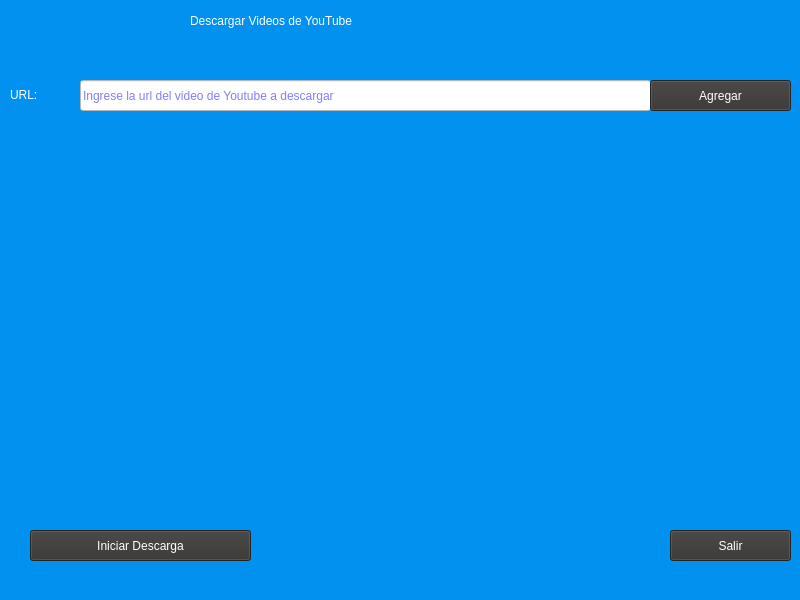
<?xml version="1.0" encoding="UTF-8"?>
<ui version="4.0">
 <class>MainWindow</class>
 <widget class="QMainWindow" name="MainWindow">
  <property name="geometry">
   <rect>
    <x>0</x>
    <y>0</y>
    <width>800</width>
    <height>600</height>
   </rect>
  </property>
  <property name="windowTitle">
   <string>MainWindow</string>
  </property>
  <property name="styleSheet">
   <string notr="true">background-color: rgb(2, 145, 239);</string>
  </property>
  <widget class="QWidget" name="centralwidget">
   <widget class="QLabel" name="label">
    <property name="geometry">
     <rect>
      <x>190</x>
      <y>0</y>
      <width>391</width>
      <height>41</height>
     </rect>
    </property>
    <property name="styleSheet">
     <string notr="true">font: 75 22pt &quot;MS Shell Dlg 2&quot;;
color: rgb(255, 255, 255);</string>
    </property>
    <property name="text">
     <string>Descargar Videos de YouTube</string>
    </property>
   </widget>
   <widget class="QLineEdit" name="url">
    <property name="geometry">
     <rect>
      <x>80</x>
      <y>80</y>
      <width>571</width>
      <height>31</height>
     </rect>
    </property>
    <property name="styleSheet">
     <string notr="true">font: 12pt &quot;MS Shell Dlg 2&quot;;
color: rgb(0, 0, 255);
background-color: rgb(255, 255, 255);</string>
    </property>
    <property name="dragEnabled">
     <bool>false</bool>
    </property>
    <property name="placeholderText">
     <string>Ingrese la url del video de Youtube a descargar</string>
    </property>
   </widget>
   <widget class="QLabel" name="label_2">
    <property name="geometry">
     <rect>
      <x>10</x>
      <y>79</y>
      <width>61</width>
      <height>31</height>
     </rect>
    </property>
    <property name="styleSheet">
     <string notr="true">color: rgb(255, 255, 255);
font: 75 20pt &quot;MS Shell Dlg 2&quot;;</string>
    </property>
    <property name="text">
     <string>URL:</string>
    </property>
   </widget>
   <widget class="QPushButton" name="botonSalir">
    <property name="geometry">
     <rect>
      <x>670</x>
      <y>530</y>
      <width>121</width>
      <height>31</height>
     </rect>
    </property>
    <property name="cursor">
     <cursorShape>PointingHandCursor</cursorShape>
    </property>
    <property name="styleSheet">
     <string notr="true">font: 12pt &quot;MS Shell Dlg 2&quot;;
color: rgb(255, 255, 255);
background-color: rgb(52, 51, 50);</string>
    </property>
    <property name="text">
     <string>Salir</string>
    </property>
   </widget>
   <widget class="QPushButton" name="botonIniciarDescarga">
    <property name="geometry">
     <rect>
      <x>30</x>
      <y>530</y>
      <width>221</width>
      <height>31</height>
     </rect>
    </property>
    <property name="cursor">
     <cursorShape>PointingHandCursor</cursorShape>
    </property>
    <property name="styleSheet">
     <string notr="true">font: 12pt &quot;MS Shell Dlg 2&quot;;
color: rgb(255, 255, 255);
background-color: rgb(52, 51, 50);</string>
    </property>
    <property name="text">
     <string>Iniciar Descarga</string>
    </property>
   </widget>
   <widget class="QPushButton" name="botonAgregar">
    <property name="geometry">
     <rect>
      <x>650</x>
      <y>80</y>
      <width>141</width>
      <height>31</height>
     </rect>
    </property>
    <property name="cursor">
     <cursorShape>PointingHandCursor</cursorShape>
    </property>
    <property name="styleSheet">
     <string notr="true">font: 12pt &quot;MS Shell Dlg 2&quot;;
color: rgb(255, 255, 255);
background-color: rgb(52, 51, 50);</string>
    </property>
    <property name="text">
     <string>Agregar</string>
    </property>
   </widget>
  </widget>
  <widget class="QMenuBar" name="menubar">
   <property name="geometry">
    <rect>
     <x>0</x>
     <y>0</y>
     <width>800</width>
     <height>21</height>
    </rect>
   </property>
  </widget>
  <widget class="QStatusBar" name="statusbar"/>
 </widget>
 <resources/>
 <connections/>
</ui>
